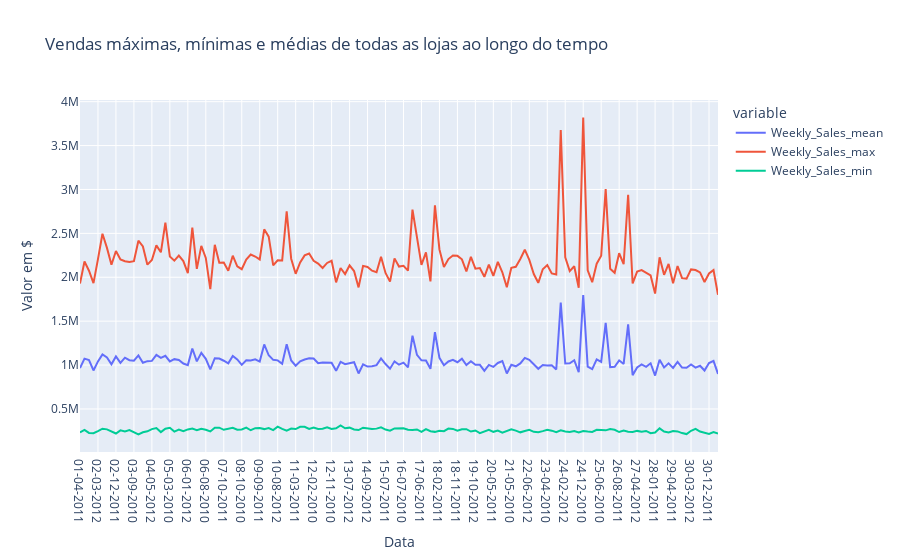

Notebook source saved alongside this figure:
### Code cell
vendas_por_data = walmart.groupby(['Date']).agg({'Weekly_Sales': [np.mean, np.max, np.min]}).reset_index()
# renomeando as colunas
vendas_por_data.columns = ['Date', 'Weekly_Sales_mean', 'Weekly_Sales_max', 'Weekly_Sales_min']
vendas_por_data = vendas_por_data.sort_values(by='Date')
# plotar o gráfico
fig = ex.line(vendas_por_data, x='Date', y=['Weekly_Sales_mean', 'Weekly_Sales_max', 'Weekly_Sales_min'], title='Vendas máximas, mínimas e médias de todas as lojas ao longo do tempo')
fig.update_layout(xaxis_title='Data', yaxis_title='Valor em $')
fig.show()

### Figure 1 — Plotly figure (JSON) as saved in the notebook; plotly's stock layout.template omitted (floating-point values rounded to 4 significant figures; data arrays with more than 128 entries replaced by an {"elided": "..."} marker saying what was removed)
{"data": [{"hovertemplate": "variable=Weekly_Sales_mean<br>Date=%{x}<br>value=%{y}<extra></extra>", "legendgroup": "Weekly_Sales_mean", "line": {"color": "#636efa", "dash": "solid"}, "marker": {"symbol": "circle"}, "mode": "lines", "name": "Weekly_Sales_mean", "orientation": "v", "showlegend": true, "type": "scatter", "x": {"elided": "143 str values"}, "xaxis": "x", "y": {"elided": "143 float values"}, "yaxis": "y"}, {"hovertemplate": "variable=Weekly_Sales_max<br>Date=%{x}<br>value=%{y}<extra></extra>", "legendgroup": "Weekly_Sales_max", "line": {"color": "#EF553B", "dash": "solid"}, "marker": {"symbol": "circle"}, "mode": "lines", "name": "Weekly_Sales_max", "orientation": "v", "showlegend": true, "type": "scatter", "x": {"elided": "143 str values"}, "xaxis": "x", "y": {"elided": "143 float values"}, "yaxis": "y"}, {"hovertemplate": "variable=Weekly_Sales_min<br>Date=%{x}<br>value=%{y}<extra></extra>", "legendgroup": "Weekly_Sales_min", "line": {"color": "#00cc96", "dash": "solid"}, "marker": {"symbol": "circle"}, "mode": "lines", "name": "Weekly_Sales_min", "orientation": "v", "showlegend": true, "type": "scatter", "x": {"elided": "143 str values"}, "xaxis": "x", "y": {"elided": "143 float values"}, "yaxis": "y"}], "layout": {"legend": {"title": {"text": "variable"}, "tracegroupgap": 0}, "title": {"text": "Vendas máximas, mínimas e médias de todas as lojas ao longo do tempo"}, "xaxis": {"anchor": "y", "domain": [0, 1], "title": {"text": "Data"}}, "yaxis": {"anchor": "x", "domain": [0, 1], "title": {"text": "Valor em $"}}}}
